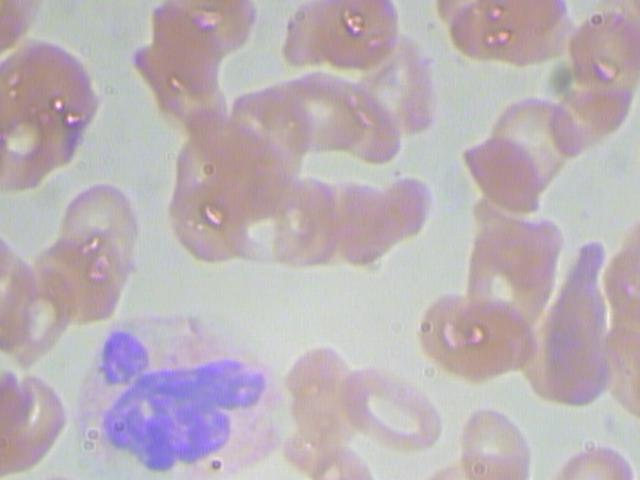
%> input picture data/raw/BloodImage_00001.jpeg, 640 x 480 px
$ octave --eval "result = countRBCPipeline('../data/raw/BloodImage_00001.jpeg');"   (GNU Octave 9; MATLAB toolbox functions it lacks are replaced by stand-ins)
%> lines starting %> are read from the running program, lines starting %| are printed output that depends on the picture; in (x1, y1, x2, y2) boxes, pixels count from 0 and x2, y2 are one past the last pixel; in counts of white or black regions, pixels touching at a corner belong together; the program's own positions count from 1
%> in countRBCPipeline, rgb is the input picture: size 480x640x3 uint8; mean R, G, B 187.9, 177.2, 182.9
### methods/selectBestChannels.m
function channelInfo = selectBestChannels(rgb, config)
%SELECTBESTCHANNELS Extract configured RBC/WBC channels.
% This demo keeps channel selection simple and explicit. For the research
% version, extend this file with ROI-based scoring and histograms.

allChannels = extractColorChannels(rgb);

rbcName = char(config.channels.rbc);
wbcName = char(config.channels.wbc);

if ~isfield(allChannels, rbcName)
    error("Unknown RBC channel '%s'.", rbcName);
end

if ~isfield(allChannels, wbcName)
    error("Unknown WBC channel '%s'.", wbcName);
end

channelInfo = struct();
channelInfo.all = allChannels;
channelInfo.rbc = prepareChannel(allChannels.(rbcName), rbcName, config);
channelInfo.wbc = prepareChannel(allChannels.(wbcName), wbcName, config);
channelInfo.notes = "Configured channel selection. Extend with ROI scoring for the full study.";

end

function prepared = prepareChannel(channel, name, config)
channel = mat2gray(channel);
enhanced = adapthisteq(channel, ...
    "NumTiles", config.preprocessing.claheNumTiles, ...
    "ClipLimit", config.preprocessing.claheClipLimit);
blurred = imgaussfilt(enhanced, config.preprocessing.gaussianSigma);

prepared = struct();
prepared.name = string(name);
prepared.raw = channel;
prepared.enhanced = enhanced;
prepared.blurred = blurred;
end

function channels = extractColorChannels(rgb)
rgbDouble = im2double(rgb);
hsv = rgb2hsv(rgbDouble);
%> hsv: size 480x640x3 double; mean H, S, V 0.508, 0.101, 0.757
lab = rgb2lab(rgbDouble);
%> lab: size 480x640x3 double; mean of channels 1, 2, 3 73.3, 5.1, -1.5

channels = struct();
channels.R = rgbDouble(:, :, 1);
channels.G = rgbDouble(:, :, 2);
channels.B = rgbDouble(:, :, 3);
channels.H = hsv(:, :, 1);
channels.S = hsv(:, :, 2);
channels.V = hsv(:, :, 3);
channels.L = lab(:, :, 1);
channels.A = lab(:, :, 2);
channels.BLab = lab(:, :, 3);
channels.RminusG = channels.R - channels.G;
channels.BminusR = channels.B - channels.R;
channels.RratioG = channels.R ./ (channels.G + eps);
%> call 2 of prepareChannel, with name = 'S'
%> in prepareChannel (call 2), `enhanced = adapthisteq(channel, "NumTiles", config.preprocessing.clahe..`:
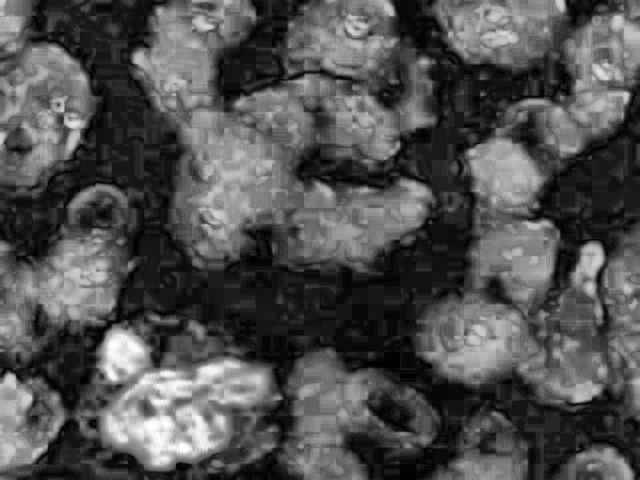
%> enhanced: size 480x640 double; min 0, max 1, mean 0.318
end

### methods/segmentWBC.m
function out = segmentWBC(rgb, wbcChannel, config)
%SEGMENTWBC Segment WBC so it can be excluded from the RBC mask.
% Search terms: rgb2hsv, rgb2lab, normalized blue, imopen, imclose.

[score, colorParts] = buildWBCColorScore(rgb);
score = imgaussfilt(score, config.preprocessing.gaussianSigma);

mu = mean(score(:));
sigma = std(score(:));
threshold = min(1, mu + config.wbc.stdMultiplier * sigma);

% WBC nuclei are the purple/blue high-saturation outliers. A saturation-only
% adaptive mask also catches RBCs, so keep a blue-normalized color guard.
purpleGuard = colorParts.S > 0.18 & colorParts.bNorm > 0.30;
mask = score > threshold & purpleGuard;

mask = cleanupBinaryMask(mask, config.wbc.minArea, config.wbc.openRadius, config.wbc.closeRadius, true);

if config.wbc.excludeDilateRadius > 0
    maskForExclusion = imdilate(mask, strel("disk", config.wbc.excludeDilateRadius, 0));
else
    maskForExclusion = mask;
end

out = struct();
out.mask = mask;
out.maskForExclusion = maskForExclusion;
out.channelName = wbcChannel.name;
out.threshold = threshold;
out.meanIntensity = mu;
out.stdIntensity = sigma;
out.scoreMap = score;
out.notes = "WBC mask uses purple/blue color score; RBC-like high saturation is rejected by normalized-blue guards.";

end

function [score, parts] = buildWBCColorScore(rgb)
rgb = im2double(rgb);
hsvImg = rgb2hsv(rgb);
labImg = rgb2lab(rgb);

R = rgb(:, :, 1);
B = rgb(:, :, 3);
S = hsvImg(:, :, 2);
V = hsvImg(:, :, 3);

sumRGB = sum(rgb, 3) + eps;
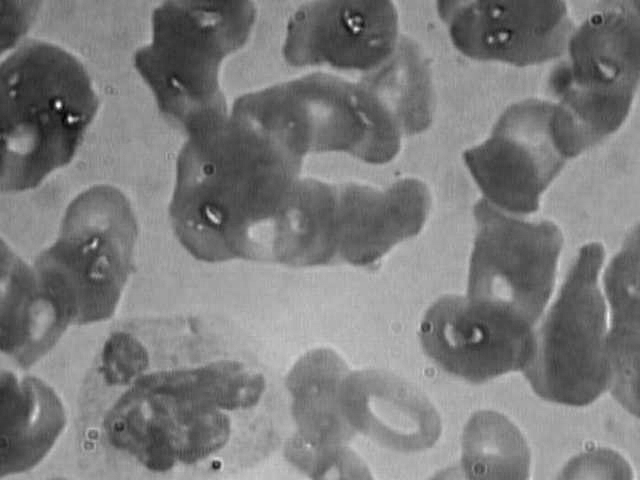
%> sumRGB: size 480x640 double; min 1.44, max 2.89, mean 2.15; drawn with min black and max white
rNorm = R ./ sumRGB;
bNorm = B ./ sumRGB;
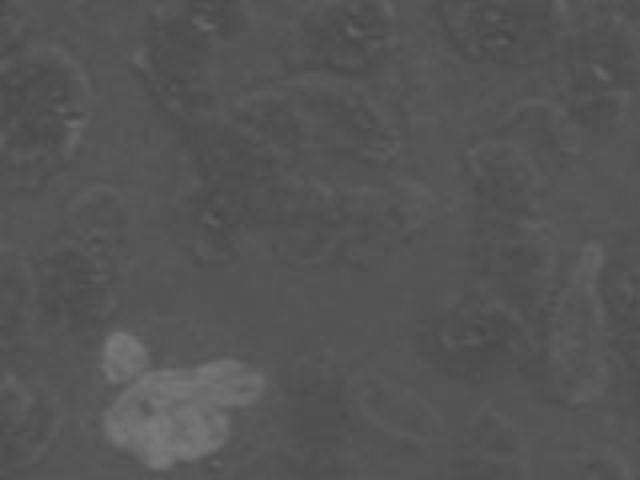
%> bNorm: size 480x640 double; min 0.272, max 0.481, mean 0.334
blueLabScore = mat2gray(-labImg(:, :, 3));
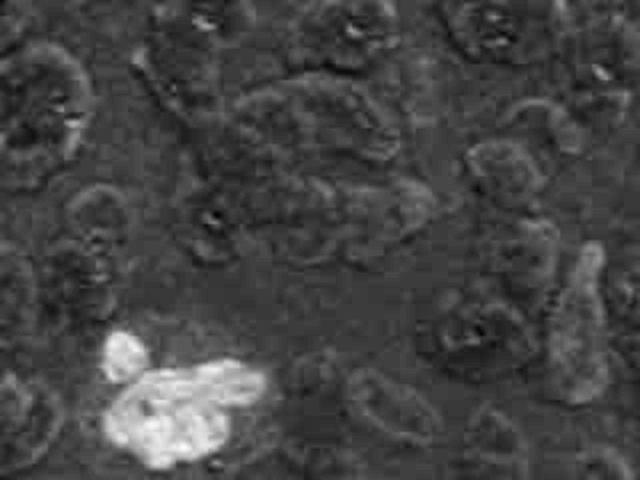
%> blueLabScore: size 480x640 double; min 0, max 1, mean 0.273

score = 1.30 * S + ...
    1.20 * bNorm + ...
    0.80 * max(B - R, 0) + ...
    0.70 * blueLabScore - ...
    0.50 * rNorm - ...
    0.15 * V;
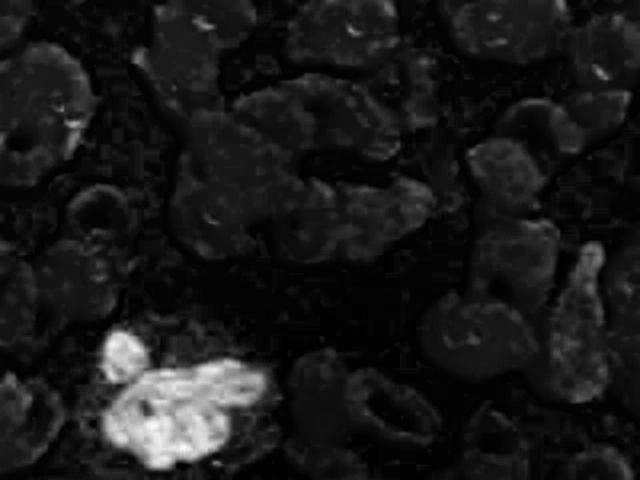
%> score: size 480x640 double; min 0.281, max 1.95, mean 0.451; drawn with min black and max white
score = mat2gray(score);

parts = struct();
parts.S = S;
parts.bNorm = bNorm;
end

### config_default.m
function config = config_default()
%CONFIG_DEFAULT Central config for the MATLAB demo.

demoDir = fileparts(mfilename("fullpath"));

config = struct();
config.projectRoot = demoDir;
config.dataRoot = fullfile(demoDir, "data");
config.metadataPath = fullfile(config.dataRoot, "metadata_coutingrbc.json");
config.imagePath = fullfile(config.dataRoot, "train", "img", "BloodImage_00001.jpeg");
config.outputDir = fullfile(demoDir, "outputs");
config.modelDir = fullfile(demoDir, "models");

% Ground truth is looked up from metadata_coutingrbc.json by image filename.
config.groundTruth.rbcCount = localLookupRBCGroundTruth(config.imagePath, config.metadataPath);

% Channel choices from the initial Python demo/plan.
% Search terms: rgb2hsv, rgb2lab, channel selection, imhist.
config.channels.rbc = "G";
config.channels.wbc = "S";

% Preprocessing.
config.preprocessing.resizeMaxSide = 0;     % 0 means keep original size.
config.preprocessing.claheNumTiles = [8 8];
config.preprocessing.claheClipLimit = 0.01;
config.preprocessing.gaussianSigma = 1.2;

% WBC segmentation.
config.wbc.stdMultiplier = 1.6;
config.wbc.minArea = 120;
config.wbc.closeRadius = 4;
config.wbc.openRadius = 2;
config.wbc.excludeDilateRadius = 8;

% RBC segmentation.
config.rbc.minArea = 80;
config.rbc.maxArea = 9000;
config.rbc.openRadius = 1;
config.rbc.closeRadius = 3;
config.rbc.fillHoles = true;
config.rbc.finalMethod = "otsu";            % "otsu", "adaptive", or "watershedSeed".

% Counting.
config.counting.minArea = 90;
config.counting.maxArea = 12000;
config.counting.circularityMin = 0.15;
config.counting.areaOutlierFactor = 1.65;
config.counting.peakMinDistance = 4;
config.counting.watershedHMin = 1.0;

% K-means pixel-level segmentation branch.
% This is the ML/non-deep-learning segmentation baseline. It clusters pixel
% features on each image, maps clusters to RBC/WBC/background by color scores,
% then sends the RBC mask to the same counting methods used by the algorithm branch.
config.ml.kmeans.enabled = true;
config.ml.kmeans.k = 3;                     % selected by validation metrics.
config.ml.kmeans.maxSamplePixels = 60000;   % sample pixels for centroids; 0 means all.
config.ml.kmeans.replicates = 5;
config.ml.kmeans.maxIter = 200;
config.ml.kmeans.randomSeed = 7;
config.ml.kmeans.spatialWeight = 0.08;      % keep x/y weak so color dominates.
config.ml.kmeans.maxRbcClusters = 2;
config.ml.kmeans.rbcScoreMargin = 0.25;
config.ml.kmeans.backgroundVMin = 0.78;
config.ml.kmeans.backgroundSMax = 0.28;
config.ml.kmeans.training.maxPixelsPerImage = 5000;
config.ml.kmeans.training.candidateK = [2 3 4 5];
config.ml.kmeans.training.selectionCountingMethod = "watershed";
config.ml.kmeans.training.countMaeTieTolerance = 0.1;
config.ml.kmeans.modelPath = "";            % legacy; color-score K-means ignores persisted models.

% Evaluation artifacts.
config.evaluation.saveTestOverlays = false;

% Display/overlay.
config.display.alpha = 0.35;

end

function trueCount = localLookupRBCGroundTruth(imagePath, metadataPath)
trueCount = NaN;

if ~isfile(metadataPath)
    return;
end

try
    raw = jsondecode(fileread(metadataPath));
    ids = string({raw.id});
    counts = double([raw.groundTruth]);
    [~, name, ext] = fileparts(char(imagePath));
    imageId = string([name ext]);
    idx = find(ids == imageId, 1);
    if ~isempty(idx)
        trueCount = counts(idx);
    end
catch
    trueCount = NaN;
end
end

### methods/countRBCPipeline.m
function result = countRBCPipeline(imagePathOrRgb, config)
%COUNTRBCPIPELINE End-to-end demo pipeline.
% Input:
%   imagePathOrRgb: image path or RGB image matrix.
%   config: struct from config_default().
% Output:
%   result: masks, counts, overlays, and intermediate channels.

methodDir = fileparts(mfilename("fullpath"));
repoRoot = fileparts(methodDir);
addpath(repoRoot);
addpath(methodDir);
addpath(fullfile(repoRoot, "script"));

if nargin < 2 || isempty(config)
    config = config_default();
end

if isstring(imagePathOrRgb) || ischar(imagePathOrRgb)
    rgb = imread(imagePathOrRgb);
else
    rgb = imagePathOrRgb;
end

if size(rgb, 3) ~= 3
    error("Input must be an RGB image.");
end

rgb = im2uint8(rgb);
rgb = maybeResizeImage(rgb, config.preprocessing.resizeMaxSide);

channelInfo = selectBestChannels(rgb, config);

wbcAlgorithm = segmentWBC(rgb, channelInfo.wbc, config);
%> in segmentWBC, `mu = mean(score(:));`: mu = 0.102
%> in segmentWBC, `sigma = std(score(:));`: sigma = 0.138
%> in segmentWBC, `threshold = min(1, mu + config.wbc.stdMultiplier * sigma);`: threshold = 0.323
%> in segmentWBC, `purpleGuard = colorParts.S > 0.18 & colorParts.bNorm > 0.30;`:
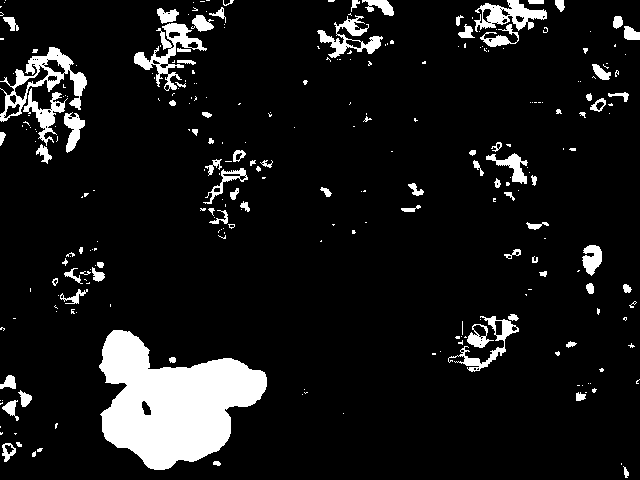
%> purpleGuard: size 480x640 logical; 9.4% white; 276 white regions (189 under 20 px), largest, box (x1, y1, x2, y2) and area: (99, 330, 267, 470) 13891, (0, 47, 87, 122) 1793, (134, 23, 207, 91) 1353
%> in segmentWBC, `mask = score > threshold & purpleGuard;`:
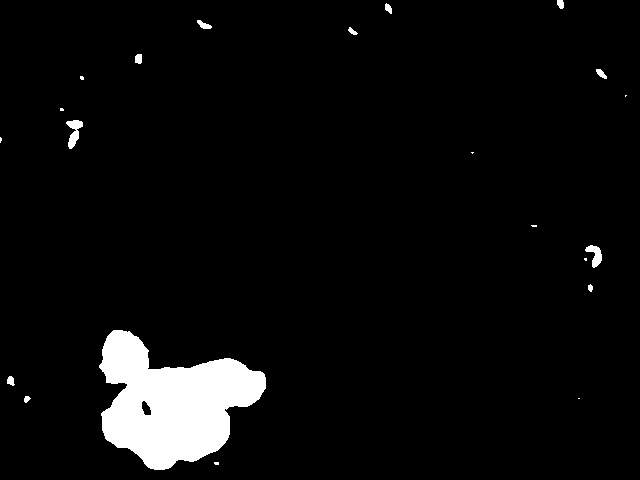
%> mask: size 480x640 logical; 4.8% white; 21 white regions (9 under 20 px), largest, box (x1, y1, x2, y2) and area: (99, 330, 266, 470) 13753, (66, 120, 83, 149) 252, (585, 245, 602, 268) 202
%> the run ends on the next line
% [46 lines not run here, left out]
function rgb = maybeResizeImage(rgb, maxSide)
if maxSide <= 0
    return;
end

height = size(rgb, 1);
width = size(rgb, 2);
scale = maxSide / max(height, width);

if scale < 1
    rgb = imresize(rgb, scale);
end
end
